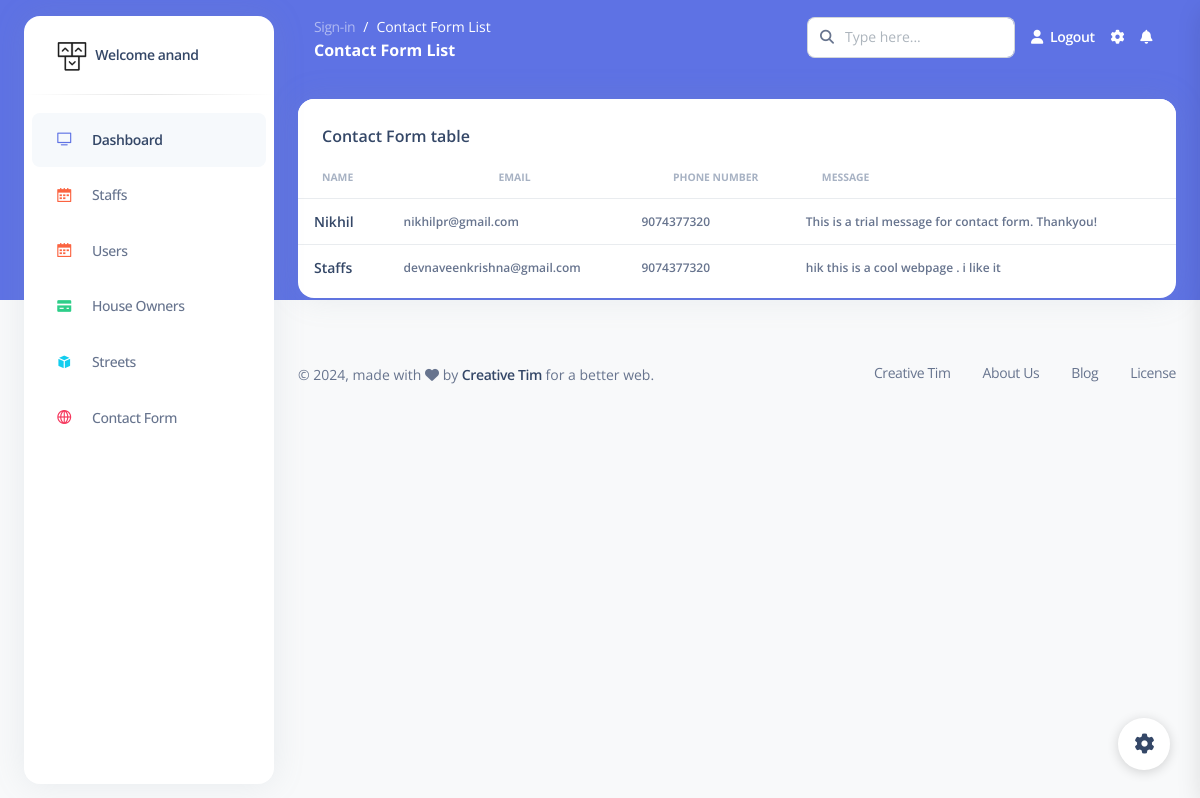
/cadmin/contact_form (signed in), run on an earlier commit of the app's database.
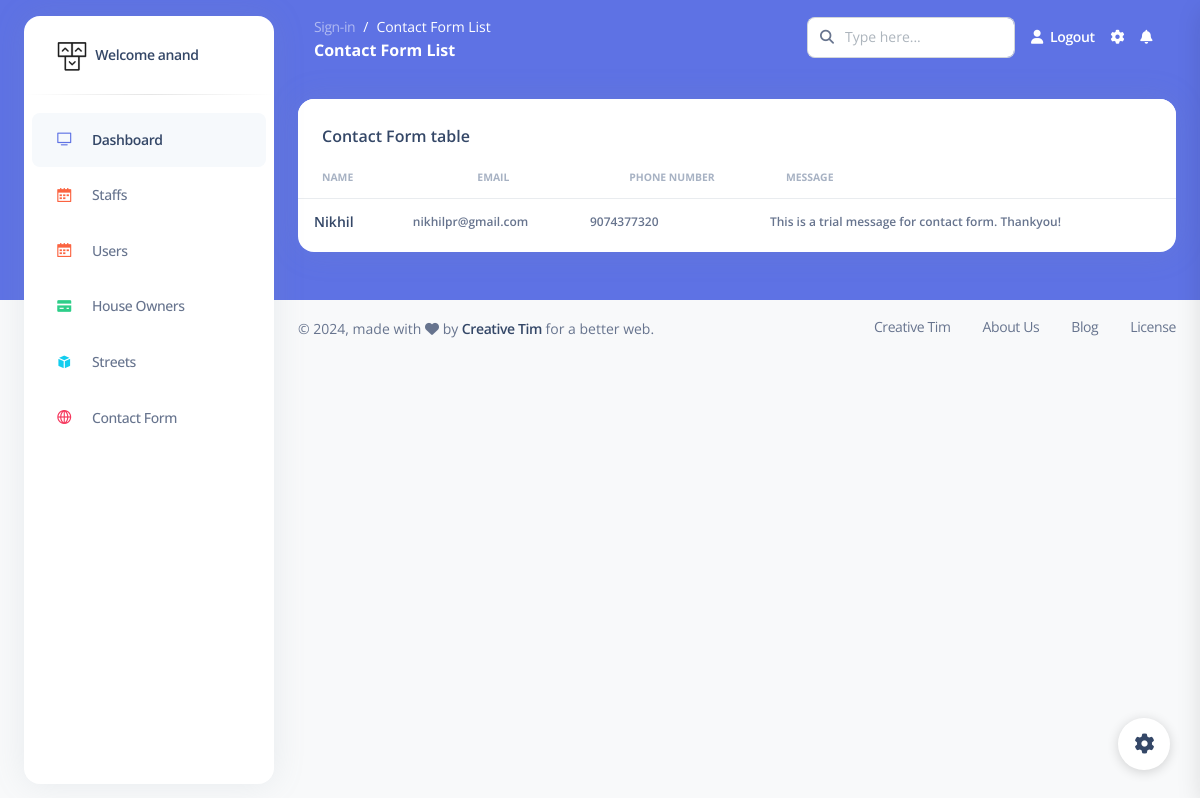
And on a later commit of the database.
### cadmin/models.py (models this page shows)
class Contact_Form(models.Model):
    name = models.CharField(max_length=40)
    email = models.EmailField(max_length=150)
    ph_no = models.IntegerField()
    message = models.TextField()

### cadmin/views.py (the view)
# urls.py: path('contact_form', views.contact_form, name="contact_form" ),
@login_required(login_url='admin_login')
def contact_form(request):
    msg = Contact_Form.objects.all()
    page = "Contact Form List"
    return render(request, 'admin/ContactForm/contactlist.html', {'page': page, 'msg': msg})

### templates/admin/ContactForm/contactlist.html
{% extends 'bases/adminbase.html' %}
{% load static %}
{% block content %}
<div class="container-fluid py-4">
    <div class="row">
        <div class="col-12">
            <div class="card mb-4">
                <div class="card-header pb-0">
                    <h6>Contact Form table</h6>
                </div>
                <div class="card-body px-0 pt-0 pb-2">
                    <div class="table-responsive p-0">
                        <table class="table align-items-center mb-0">
                            <thead>
                                <tr>
                                    <th class="text-uppercase text-secondary text-xxs font-weight-bolder opacity-7">
                                        Name</th>
                                    <th
                                        class="text-center text-uppercase text-secondary text-xxs font-weight-bolder opacity-7">
                                         email</th>
                                    <th
                                        class="text-center text-uppercase text-secondary text-xxs font-weight-bolder opacity-7">
                                        Phone Number</th>
                                    <th class="text-uppercase text-secondary text-xxs font-weight-bolder opacity-7">Message</th>
                                </tr>
                            </thead>
                            <tbody>
                                {% for i in msg %}
                                <tr>
                                    <td>
                                        <div class="d-flex px-2 py-1">
                                            <div class="d-flex flex-column justify-content-center">
                                                <h6 class="mb-0 text-sm">{{i.name}}</h6>
                                            </div>
                                        </div>
                                    </td>
                                    <td>
                                        <p class="text-xs font-weight-bold mb-0">{{i.email}}</p>
                                    </td>
                                <td>
                                    <p class="text-xs font-weight-bold mb-0">{{i.ph_no}}</p>
                                    </td>
                                <td>
                                        <p class="text-xs font-weight-bold mb-0">{{i.message}}</p>
                                    </td>
                                </tr>
                                {% endfor %}
                            </tbody>
                        </table>
                    </div>
                </div>
            </div>
        </div>
    </div>
</div>
{% endblock content %}

What changed in the data, as far as the page shows it:
removed Contact_Form: name "Staffs", email "devnaveenkrishna@gmail.com", ph_no "9074377320", message "hik this is a cool webpage . i like it"
